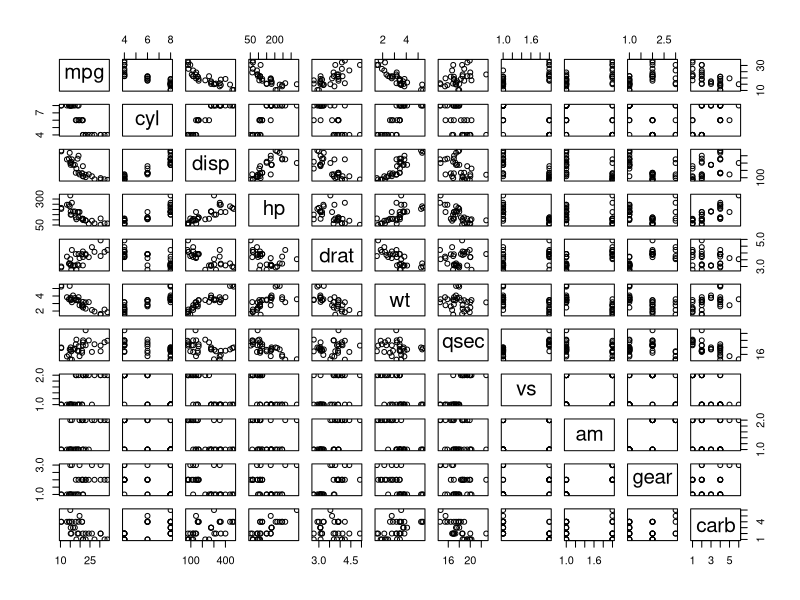
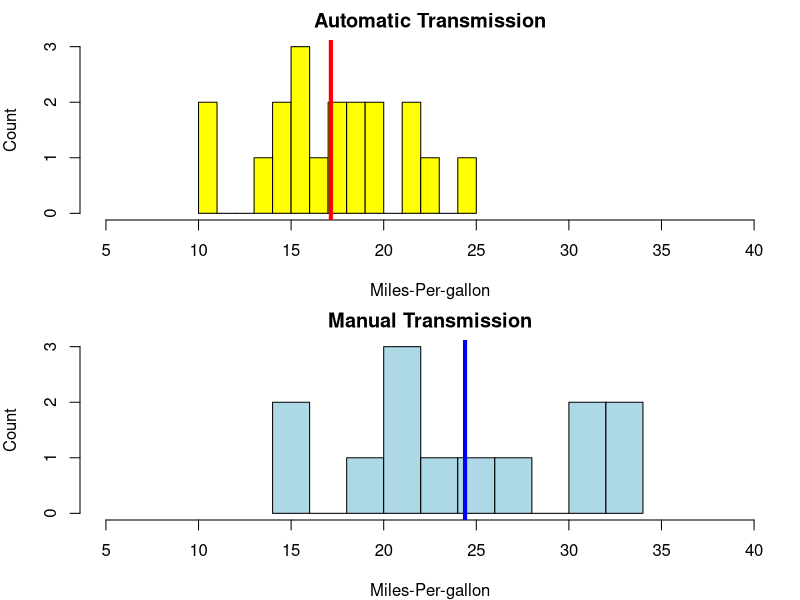
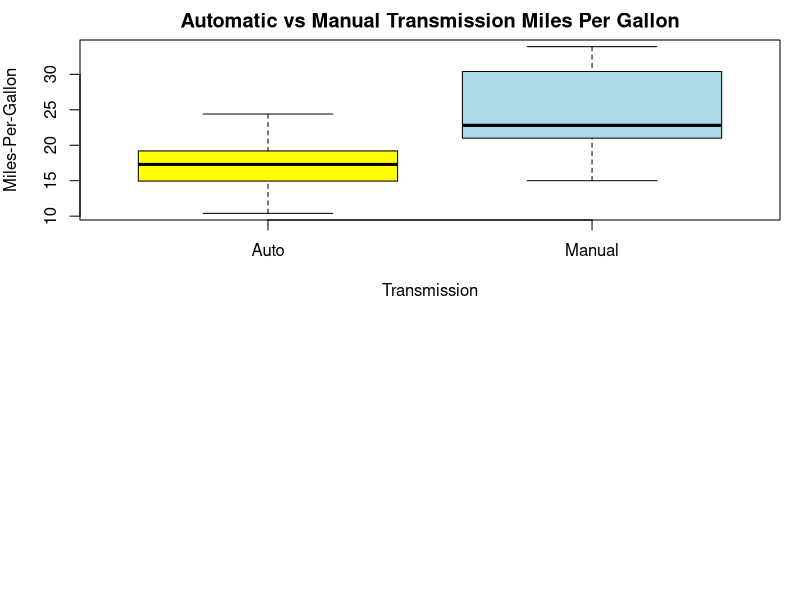
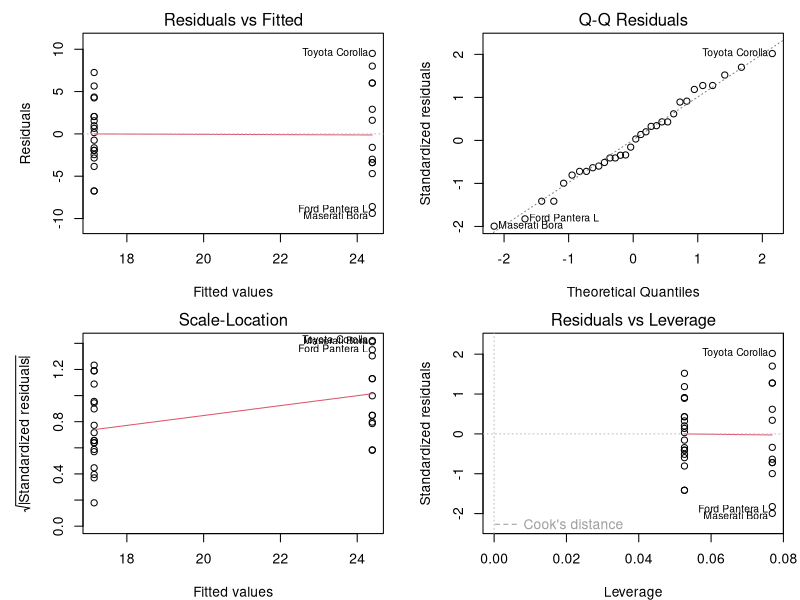
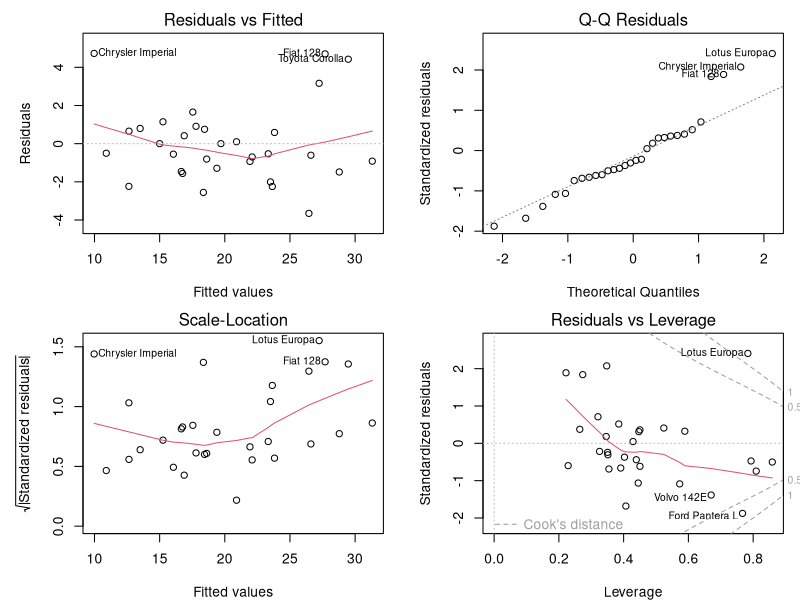
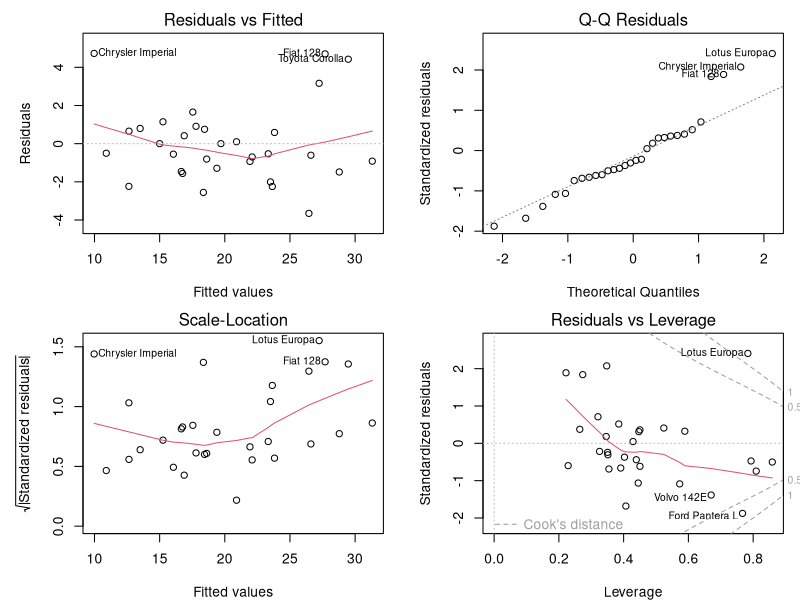

These figures' R source, in order:
## ---- chunk 1
sessionInfo()
## ---- chunk 2
rm(list=ls()); data("mtcars")
head(mtcars, 3)
## ---- chunk 3
any(is.na(mtcars))
## ---- chunk 4
data(mtcars)
mtcars$vs <- factor(mtcars$vs, labels = c("V-eng", "S-eng")); mtcars$am <- factor(mtcars$am, labels = c("Automatic", "Manual")); mtcars$gear <- factor(mtcars$gear); mtcars$carb <- factor(mtcars$carb)
head(mtcars,3)
## ---- chunk 5
pairs(mpg ~ ., data = mtcars)
## ---- chunk 6
data("mtcars");par(mfrow = c(2,1), mar = c(4,4,2,1)) # set margin
mtcars$vs <- factor(mtcars$vs, labels = c("V-block", "S-block")); mtcars$am <- factor(mtcars$am, labels = c("Auto", "Manual")); mtcars$gear <- factor(mtcars$gear); mtcars$carb <- factor(mtcars$carb)
head(mtcars,3)
hist(mtcars$mpg[mtcars$am=="Auto"], breaks=10, xlab = "Miles-Per-gallon", ylab = "Count", main = "Automatic Transmission", col = "yellow", xlim = range(5:40))
abline(v=mean(mtcars$mpg[mtcars$am=="Auto"]), col="red", lwd = 4)
hist(mtcars$mpg[mtcars$am=="Manual"], breaks=10, xlab = "Miles-Per-gallon", ylab = "Count", main = "Manual Transmission", col="lightblue", xlim = range(5:40))
abline(v=mean(mtcars$mpg[mtcars$am=="Manual"]), col="blue", lwd = 4)
## ---- chunk 7
data("mtcars")
mtcars$vs <- factor(mtcars$vs, labels = c("V-block", "S-block")); mtcars$am <- factor(mtcars$am, labels = c("Auto", "Manual")); mtcars$gear <- factor(mtcars$gear); mtcars$carb <- factor(mtcars$carb)
head(mtcars,3)
boxplot(mpg ~ am, data = mtcars, col = (c("yellow","lightblue")), ylab = "Miles-Per-Gallon", xlab = "Transmission", main =  "Automatic vs Manual Transmission Miles Per Gallon")
## ---- chunk 8
par(mfrow = c(2, 2), mar = c(4, 5, 2, 1));fslrm <- lm(mpg ~ am, data = mtcars);
coef(summary(fslrm)); plot(fslrm)
## ---- chunk 9
data("mtcars")
f2 <- lm(mpg ~ factor(am) + wt, data = mtcars);coef(summary(f2))
f3 <- lm(mpg ~ factor(am) * wt, data = mtcars);coef(summary(f3))
## ---- chunk 10
par(mfrow = c(2, 2), mar = c(4, 5, 2, 1))
mlr1 <- lm(mpg ~ ., data = mtcars);coef(summary(mlr1));plot(mlr1)
## ---- chunk 11
par(mfrow = c(2, 2), mar = c(4, 5, 2, 1))
mlr1 <- lm(mpg ~ . -1, data = mtcars);coef(summary(mlr1));plot(mlr1)
## ---- chunk 12
data("mtcars")
names(mtcars)
fn1 <- lm(mpg ~ cyl + disp, data = mtcars)
fn2 <- update(fn1, mpg ~ cyl + disp + hp)
fn3 <- update(fn1, mpg ~ cyl + disp + hp + drat)
fn4 <- update(fn1, mpg ~ cyl + disp + hp + drat + wt)
fn5 <- update(fn1, mpg ~ cyl + disp + hp + drat + wt +  qsec)
fn6 <- update(fn1, mpg ~ cyl + disp + hp + drat + wt +  qsec + vs)
fn7 <- update(fn1, mpg ~ cyl + disp + hp + drat + wt +  qsec + vs +  am)
fn8 <- update(fn1, mpg ~ cyl + disp + hp + drat + wt +  qsec + vs +  am +  gear)
fn9 <- update(fn1, mpg ~ cyl + disp + hp + drat + wt +  qsec + vs +  am +  gear + carb)
anova(fn1, fn2, fn3, fn4, fn5, fn6, fn7, fn8, fn9) 
## ---- chunk 13
# beta0 = 0; beta1 = 1
# p = 1 / (1 + exp(-1 * (beta0 + beta1 * x)))
# 
# plot(x, y, frame = FALSE, xlab = "x", ylab = "y") lines(lowess(x, y), type = "l", col = "blue", lwd = 3)
# fit = glm(y ~ x, family = binomial)
# lines(x, predict(fit, type = "response"), lwd = 3, col = "red")
